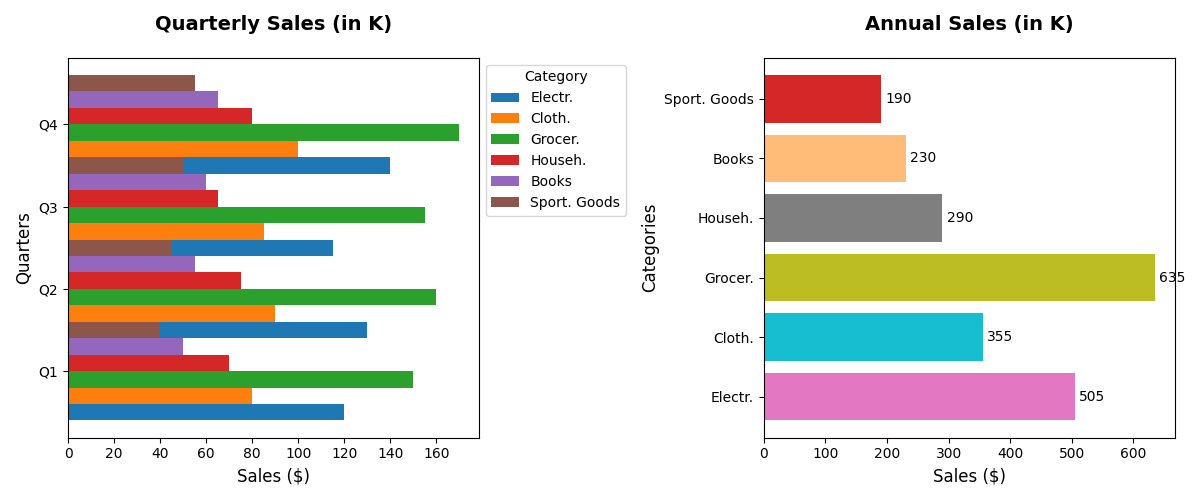

Write Python code to recreate this figure.
import matplotlib.pyplot as plt
import numpy as np

categories = ['Electr.', 'Cloth.', 'Grocer.', 'Househ.', 'Books', 'Sport. Goods']
quarters = ['Q1', 'Q2', 'Q3', 'Q4']

sales_data = np.array([
    [120, 130, 115, 140],  
    [80, 90, 85, 100],     
    [150, 160, 155, 170],  
    [70, 75, 65, 80],      
    [50, 55, 60, 65],      
    [40, 45, 50, 55],      
])

fig, (ax1, ax2) = plt.subplots(1, 2, figsize=(12, 5))

bar_height = 0.2
bar_positions = np.arange(len(quarters))

for i, category in enumerate(categories):
    ax1.barh(bar_positions + i * bar_height, sales_data[i, :], height=bar_height, label=category)

ax1.set_title('Quarterly Sales (in K)', fontsize=14, fontweight='bold', pad=20)
ax1.set_ylabel('Quarters', fontsize=12)
ax1.set_xlabel('Sales ($)', fontsize=12)
ax1.set_yticks(bar_positions + bar_height * (len(categories) - 1) / 2)
ax1.set_yticklabels(quarters, fontsize=10)
ax1.legend(title='Category', loc='upper left', bbox_to_anchor=(1, 1))

annual_sales = np.sum(sales_data, axis=1)

ax2.barh(categories, annual_sales, color=['#e377c2', '#17becf', '#bcbd22', '#7f7f7f', '#ffbb78', '#d62728'])

for idx, category in enumerate(categories):
    ax2.annotate(f'{annual_sales[idx]:,}', 
                 xy=(annual_sales[idx], idx), 
                 xytext=(3, 0),
                 textcoords="offset points",
                 ha='left', va='center', fontsize=10, color='black')

ax2.set_title('Annual Sales (in K)', fontsize=14, fontweight='bold', pad=20)
ax2.set_ylabel('Categories', fontsize=12)
ax2.set_xlabel('Sales ($)', fontsize=12)

plt.tight_layout()
plt.show()
